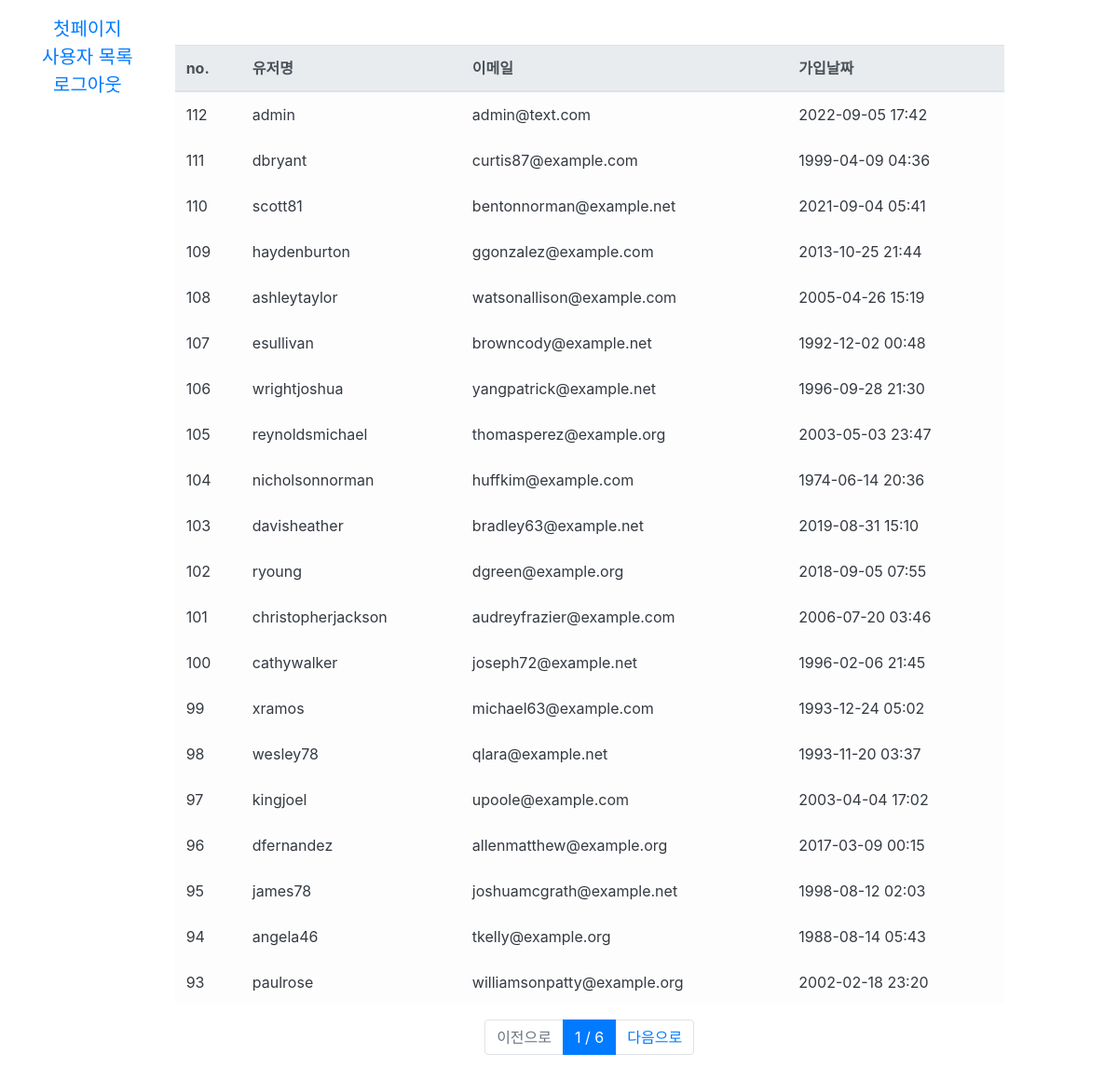
Page /users/ (signed in) on the committed database.
### user/models.py (models this page shows, shortened)
class User(AbstractUser):
    register_date = models.DateTimeField(auto_now_add=True, verbose_name="등록날짜")
    class Meta:
        verbose_name = "사용자"
        verbose_name_plural = "사용자"

### user/views.py (the view)
# urls.py: path("users/", user_list_view, name="user_list"),
@login_required()
def user_list_view(request):
    page = int(request.GET.get("page", 1))
    users = User.objects.all().order_by("-id")
    paginator = Paginator(users, 20)
    users = paginator.get_page(page)
    return render(request, "users.html", {"users": users})

### templates/users.html (shortened to what this page needs)
{% extends "base.html" %}
{% block content %}
  <div class="container">
<div class="row mt-5">
  <div class="col-12">
    <table class="table table-light">
      <thead class="thead-light">
        <tr>
          <th scope="col">no.</th>
          <th scope="col">유저명</th>
          <th scope="col">이메일</th>
          <th scope="col">가입날짜</th>
        </tr>
      </thead>
      <tbody class="text-dark">
        {% for user in users %}
        <tr>
          <td scope="row">{{ user.id }}</td>
          <td>{{ user.username }}</td>
          <td>{{ user.email }}</td>
          <td>{{ user.register_date|date:'Y-m-d H:i' }}</td>
        </tr>
        {% endfor %}
      </tbody>
    </table>
  </div>
</div>
<nav>
  <ul class="pagination justify-content-center">
    {% if users.has_previous %}
    <li class="page-item">
      <a class="page-link" href="?page={{ users.previous_page_number }}">이전으로</a>
    </li>
    {% else %}
    <li class="page-item disabled">
      <a class="page-link" href="#">이전으로</a>
    </li>
    {% endif %}
    <li class="page-item active">
      <a class="page-link" href="#">{{ users.number }} / {{ users.paginator.num_pages }}</a>
    </li>
    {% if users.has_next %}
    <li class="page-item">
      <a class="page-link" href="?page={{ users.next_page_number }}">다음으로</a>
    {% else %}
    <li class="page-item disabled">
      <a class="page-link disabled" href="#">다음으로</a>
    {% endif %}
    </li>
  </ul>
</nav>
  </div>
{% endblock %}

### templates/base.html (shortened to what this page needs)
<!DOCTYPE html>
<html>
    <head>
    <link rel="stylesheet" href="https://cdn.jsdelivr.net/npm/bootstrap@4.6.2/dist/css/bootstrap.min.css">
    </head>
    <body>
        <div class="container">
            <div class="row">
                <div class="col col-md-auto">
                    <p>
                        <blockquote class="blockquote text-center">
                         {% if user.is_authenticated %}
                            <p class="mb-0"><a href="{% url 'index' %}">첫페이지</a></p>
                            <p class="mb-0"><a href="{% url 'user_list' %}">사용자 목록</a></p>
                            <p class="mb-0"><a href="{% url 'logout' %}">로그아웃</a></p>
                        {% else %}
                            <p class="mb-0"><a href="{% url 'index' %}">첫페이지</a></p>
                            <p class="mb-0"><a href="{% url 'register' %}">회원가입</a></p>
                            <p class="mb-0"><a href="{% url 'login' %}">로그인</a></p>
                        {% endif %}
                        </blockquote>
                    </P>
                </div>
                <div class="col col-xl-10">
                    {% block content %} {% endblock %} <br />
                </div>
            </div>
        </div>
    </body>
</html>

### rows in the picture
User: id "112", username "admin", email "admin@text.com", register_date "2022-09-05 17:42"
User: id "111", username "dbryant", email "curtis87@example.com", register_date "1999-04-09 04:36"
User: id "110", username "scott81", email "bentonnorman@example.net", register_date "2021-09-04 05:41"
User: id "109", username "haydenburton", email "ggonzalez@example.com", register_date "2013-10-25 21:44"
User: id "108", username "ashleytaylor", email "watsonallison@example.com", register_date "2005-04-26 15:19"
User: id "107", username "esullivan", email "browncody@example.net", register_date "1992-12-02 00:48"
User: id "106", username "wrightjoshua", email "yangpatrick@example.net", register_date "1996-09-28 21:30"
User: id "105", username "reynoldsmichael", email "thomasperez@example.org", register_date "2003-05-03 23:47"
User: id "104", username "nicholsonnorman", email "huffkim@example.com", register_date "1974-06-14 20:36"
User: id "103", username "davisheather", email "bradley63@example.net", register_date "2019-08-31 15:10"
User: id "102", username "ryoung", email "dgreen@example.org", register_date "2018-09-05 07:55"
User: id "101", username "christopherjackson", email "audreyfrazier@example.com", register_date "2006-07-20 03:46"
User: id "100", username "cathywalker", email "joseph72@example.net", register_date "1996-02-06 21:45"
User: id "99", username "xramos", email "michael63@example.com", register_date "1993-12-24 05:02"
User: id "98", username "wesley78", email "qlara@example.net", register_date "1993-11-20 03:37"
User: id "97", username "kingjoel", email "upoole@example.com", register_date "2003-04-04 17:02"
User: id "96", username "dfernandez", email "allenmatthew@example.org", register_date "2017-03-09 00:15"
User: id "95", username "james78", email "joshuamcgrath@example.net", register_date "1998-08-12 02:03"
User: id "94", username "angela46", email "tkelly@example.org", register_date "1988-08-14 05:43"
User: id "93", username "paulrose", email "williamsonpatty@example.org", register_date "2002-02-18 23:20"

### other values in the picture
{{ users.number }} "1"
{{ users.paginator.num_pages }} "6"
